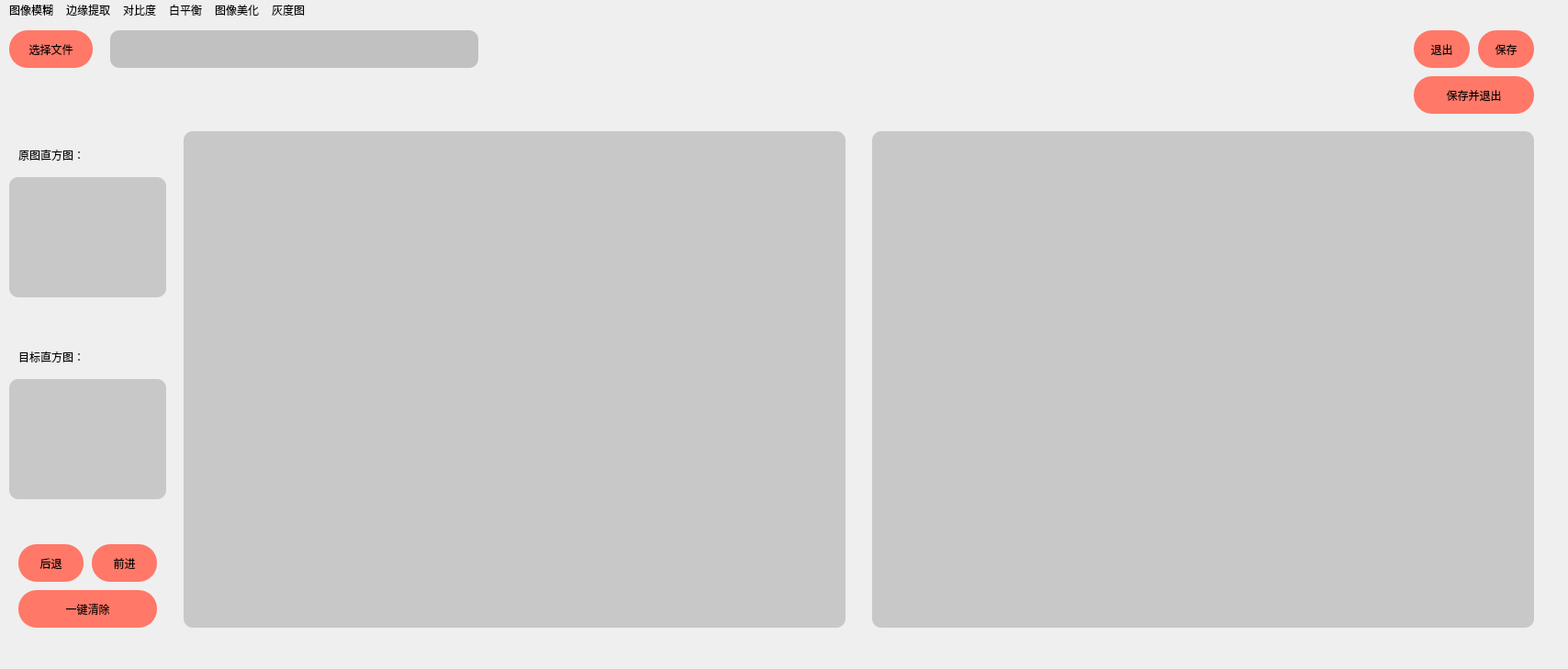
<?xml version="1.0" encoding="UTF-8"?>
<ui version="4.0">
 <class>MainWindow</class>
 <widget class="QMainWindow" name="MainWindow">
  <property name="geometry">
   <rect>
    <x>0</x>
    <y>0</y>
    <width>1708</width>
    <height>729</height>
   </rect>
  </property>
  <property name="minimumSize">
   <size>
    <width>1708</width>
    <height>729</height>
   </size>
  </property>
  <property name="maximumSize">
   <size>
    <width>1708</width>
    <height>729</height>
   </size>
  </property>
  <property name="windowTitle">
   <string>MainWindow</string>
  </property>
  <property name="styleSheet">
   <string notr="true">background-color: rgb(255，255，255);
border-radius: 10px;</string>
  </property>
  <widget class="QWidget" name="centralwidget">
   <widget class="QLabel" name="label">
    <property name="geometry">
     <rect>
      <x>200</x>
      <y>120</y>
      <width>721</width>
      <height>541</height>
     </rect>
    </property>
    <property name="sizePolicy">
     <sizepolicy hsizetype="Preferred" vsizetype="Preferred">
      <horstretch>0</horstretch>
      <verstretch>0</verstretch>
     </sizepolicy>
    </property>
    <property name="styleSheet">
     <string notr="true">background-color: rgb(200, 200, 200);
border-radius: 10px;</string>
    </property>
    <property name="text">
     <string/>
    </property>
   </widget>
   <widget class="QPushButton" name="pushButton">
    <property name="geometry">
     <rect>
      <x>10</x>
      <y>10</y>
      <width>91</width>
      <height>41</height>
     </rect>
    </property>
    <property name="styleSheet">
     <string notr="true">background-color: rgb(255, 120, 104);
border-radius:20px;</string>
    </property>
    <property name="text">
     <string>选择文件</string>
    </property>
   </widget>
   <widget class="QLineEdit" name="lineEdit">
    <property name="geometry">
     <rect>
      <x>120</x>
      <y>10</y>
      <width>401</width>
      <height>41</height>
     </rect>
    </property>
    <property name="styleSheet">
     <string notr="true">background-color: rgb(193, 193, 193);</string>
    </property>
   </widget>
   <widget class="QLabel" name="label_2">
    <property name="geometry">
     <rect>
      <x>950</x>
      <y>120</y>
      <width>721</width>
      <height>541</height>
     </rect>
    </property>
    <property name="sizePolicy">
     <sizepolicy hsizetype="Preferred" vsizetype="Preferred">
      <horstretch>0</horstretch>
      <verstretch>0</verstretch>
     </sizepolicy>
    </property>
    <property name="autoFillBackground">
     <bool>false</bool>
    </property>
    <property name="styleSheet">
     <string notr="true">background-color: rgb(200, 200, 200);
border-radius: 10px;</string>
    </property>
    <property name="text">
     <string/>
    </property>
   </widget>
   <widget class="QPushButton" name="pushButton_9">
    <property name="geometry">
     <rect>
      <x>20</x>
      <y>570</y>
      <width>71</width>
      <height>41</height>
     </rect>
    </property>
    <property name="styleSheet">
     <string notr="true">background-color: rgb(255, 120, 104);
border-radius:20px;</string>
    </property>
    <property name="text">
     <string>后退</string>
    </property>
   </widget>
   <widget class="QPushButton" name="pushButton_10">
    <property name="geometry">
     <rect>
      <x>20</x>
      <y>620</y>
      <width>151</width>
      <height>41</height>
     </rect>
    </property>
    <property name="styleSheet">
     <string notr="true">background-color: rgb(255, 120, 104);
border-radius:20px;</string>
    </property>
    <property name="text">
     <string>一键清除</string>
    </property>
   </widget>
   <widget class="QPushButton" name="pushButton_8">
    <property name="geometry">
     <rect>
      <x>1610</x>
      <y>10</y>
      <width>61</width>
      <height>41</height>
     </rect>
    </property>
    <property name="styleSheet">
     <string notr="true">background-color: rgb(255, 120, 104);
border-radius:20px;</string>
    </property>
    <property name="text">
     <string>保存</string>
    </property>
   </widget>
   <widget class="QLabel" name="label_3">
    <property name="geometry">
     <rect>
      <x>10</x>
      <y>170</y>
      <width>171</width>
      <height>131</height>
     </rect>
    </property>
    <property name="sizePolicy">
     <sizepolicy hsizetype="Preferred" vsizetype="Preferred">
      <horstretch>0</horstretch>
      <verstretch>0</verstretch>
     </sizepolicy>
    </property>
    <property name="styleSheet">
     <string notr="true">background-color: rgb(200, 200, 200);
border-radius: 10px;</string>
    </property>
    <property name="text">
     <string/>
    </property>
   </widget>
   <widget class="QLabel" name="label_4">
    <property name="geometry">
     <rect>
      <x>10</x>
      <y>390</y>
      <width>171</width>
      <height>131</height>
     </rect>
    </property>
    <property name="sizePolicy">
     <sizepolicy hsizetype="Preferred" vsizetype="Preferred">
      <horstretch>0</horstretch>
      <verstretch>0</verstretch>
     </sizepolicy>
    </property>
    <property name="styleSheet">
     <string notr="true">background-color: rgb(200, 200, 200);
border-radius: 10px;</string>
    </property>
    <property name="text">
     <string/>
    </property>
   </widget>
   <widget class="QLabel" name="label_5">
    <property name="geometry">
     <rect>
      <x>20</x>
      <y>130</y>
      <width>101</width>
      <height>31</height>
     </rect>
    </property>
    <property name="styleSheet">
     <string notr="true"/>
    </property>
    <property name="text">
     <string>原图直方图：</string>
    </property>
   </widget>
   <widget class="QLabel" name="label_6">
    <property name="geometry">
     <rect>
      <x>20</x>
      <y>350</y>
      <width>101</width>
      <height>31</height>
     </rect>
    </property>
    <property name="styleSheet">
     <string notr="true"/>
    </property>
    <property name="text">
     <string>目标直方图：</string>
    </property>
   </widget>
   <widget class="QPushButton" name="pushButton_12">
    <property name="geometry">
     <rect>
      <x>100</x>
      <y>570</y>
      <width>71</width>
      <height>41</height>
     </rect>
    </property>
    <property name="styleSheet">
     <string notr="true">background-color: rgb(255, 120, 104);
border-radius:20px;</string>
    </property>
    <property name="text">
     <string>前进</string>
    </property>
   </widget>
   <widget class="QLabel" name="label_7">
    <property name="geometry">
     <rect>
      <x>560</x>
      <y>0</y>
      <width>751</width>
      <height>101</height>
     </rect>
    </property>
    <property name="text">
     <string/>
    </property>
   </widget>
   <widget class="QPushButton" name="pushButton_11">
    <property name="geometry">
     <rect>
      <x>1540</x>
      <y>10</y>
      <width>61</width>
      <height>41</height>
     </rect>
    </property>
    <property name="styleSheet">
     <string notr="true">background-color: rgb(255, 120, 104);
border-radius:20px;</string>
    </property>
    <property name="text">
     <string>退出</string>
    </property>
   </widget>
   <widget class="QPushButton" name="pushButton_13">
    <property name="geometry">
     <rect>
      <x>1540</x>
      <y>60</y>
      <width>131</width>
      <height>41</height>
     </rect>
    </property>
    <property name="styleSheet">
     <string notr="true">background-color: rgb(255, 120, 104);
border-radius:20px;</string>
    </property>
    <property name="text">
     <string>保存并退出</string>
    </property>
   </widget>
  </widget>
  <widget class="QMenuBar" name="menubar">
   <property name="geometry">
    <rect>
     <x>0</x>
     <y>0</y>
     <width>1708</width>
     <height>21</height>
    </rect>
   </property>
   <widget class="QMenu" name="menu_2">
    <property name="title">
     <string>边缘提取</string>
    </property>
    <addaction name="action_3"/>
    <addaction name="actionSobel_X"/>
    <addaction name="actionSobel_Y"/>
   </widget>
   <widget class="QMenu" name="menu_3">
    <property name="title">
     <string>对比度</string>
    </property>
    <addaction name="action_4"/>
   </widget>
   <widget class="QMenu" name="menu_4">
    <property name="title">
     <string>白平衡</string>
    </property>
    <addaction name="action_5"/>
    <addaction name="action_10"/>
   </widget>
   <widget class="QMenu" name="menu_5">
    <property name="title">
     <string>图像美化</string>
    </property>
    <addaction name="action_6"/>
    <addaction name="action_7"/>
   </widget>
   <widget class="QMenu" name="menu">
    <property name="title">
     <string>图像模糊</string>
    </property>
    <addaction name="action"/>
    <addaction name="action_2"/>
    <addaction name="action_8"/>
    <addaction name="action_9"/>
   </widget>
   <widget class="QMenu" name="menu_6">
    <property name="title">
     <string>灰度图</string>
    </property>
    <addaction name="actionMean"/>
    <addaction name="actionWeight_Mean"/>
    <addaction name="actionr_channel"/>
    <addaction name="actiong_channel"/>
    <addaction name="actionb_channel"/>
   </widget>
   <addaction name="menu"/>
   <addaction name="menu_2"/>
   <addaction name="menu_3"/>
   <addaction name="menu_4"/>
   <addaction name="menu_5"/>
   <addaction name="menu_6"/>
  </widget>
  <action name="action_3">
   <property name="text">
    <string>拉普拉斯滤波</string>
   </property>
  </action>
  <action name="action_4">
   <property name="text">
    <string>对比度处理</string>
   </property>
  </action>
  <action name="action_5">
   <property name="text">
    <string>直方图均衡化</string>
   </property>
  </action>
  <action name="action_6">
   <property name="text">
    <string>图像锐化</string>
   </property>
  </action>
  <action name="action_7">
   <property name="text">
    <string>浮雕效果</string>
   </property>
  </action>
  <action name="action">
   <property name="text">
    <string>高斯模糊</string>
   </property>
  </action>
  <action name="actionSobel_X">
   <property name="text">
    <string>Sobel X</string>
   </property>
  </action>
  <action name="actionSobel_Y">
   <property name="text">
    <string>Sobel Y</string>
   </property>
  </action>
  <action name="actionMean">
   <property name="text">
    <string>Mean</string>
   </property>
  </action>
  <action name="actionWeight_Mean">
   <property name="text">
    <string>Weight Mean</string>
   </property>
  </action>
  <action name="actionr_channel">
   <property name="text">
    <string>r channel</string>
   </property>
  </action>
  <action name="actiong_channel">
   <property name="text">
    <string>g channel</string>
   </property>
  </action>
  <action name="actionb_channel">
   <property name="text">
    <string>b channel</string>
   </property>
  </action>
  <action name="action_2">
   <property name="text">
    <string>均值滤波</string>
   </property>
  </action>
  <action name="action_8">
   <property name="text">
    <string>中值滤波</string>
   </property>
  </action>
  <action name="action_9">
   <property name="text">
    <string>双边滤波</string>
   </property>
  </action>
  <action name="action_10">
   <property name="text">
    <string>灰度世界</string>
   </property>
  </action>
 </widget>
 <resources/>
 <connections/>
</ui>
